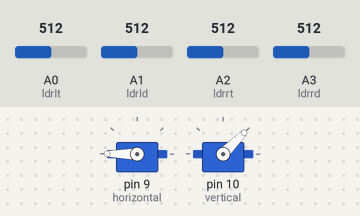
Bench run of a sketch on a simulated Arduino Uno, built with avr-gcc and run on an emulated ATmega328P. On the bench: 2 × servo. The test bench sets the inputs (shaded band); at power-on: A0 (ldrlt) = 512, A1 (ldrld) = 512, A2 (ldrrt) = 512, A3 (ldrrd) = 512.

Above: at 2.2 s.
2.3 s: A0 (ldrlt) set to 684
3.8 s: A0 (ldrlt) set to 709
At 3.96 s:
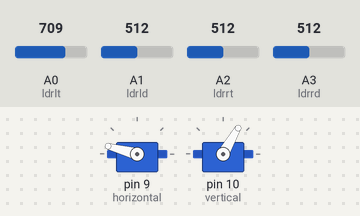
At 6.5 s:
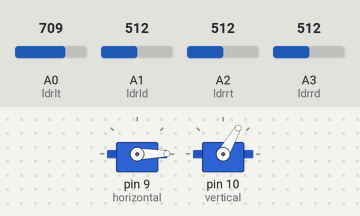
6.8 s: A1 (ldrld) set to 144
8.3 s: A1 (ldrld) set to 125
At 10.0 s:
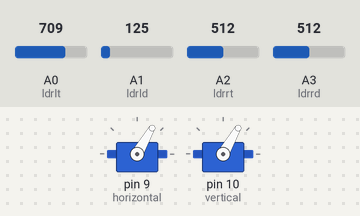
10.4 s: A1 (ldrld) set to 484
11.9 s: A1 (ldrld) set to 511
At 12.05 s:
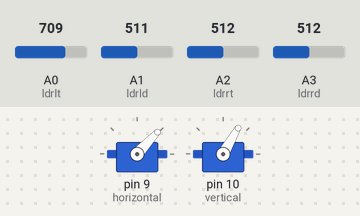
Timing chart, 0 to 14.9 s (numbered marks = the images above; inputs shaded):
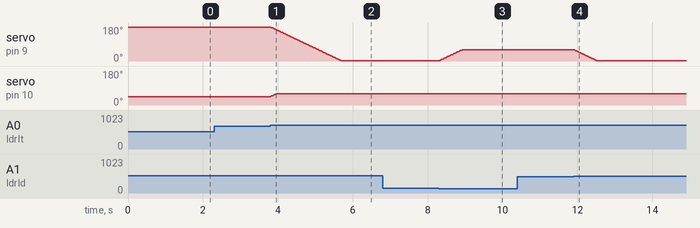

Measured:
- the behaviour switches between 693 and 694 on A0 (ldrlt) (found by bisection; images 0 and 1)
- the behaviour switches between 135 and 134 on A1 (ldrld) (found by bisection; images 2 and 3)
- the behaviour switches between 496 and 497 on A1 (ldrld) (found by bisection; images 3 and 4)
- after the input at 2.3 s, every drawn part: stays the same
- after the input at 3.8 s, servo on pin 9 (horizontal): moves from 180° to 1° over 1.9 s, starting at once; servo on pin 10 (vertical): 45° → 60° at once
- after the input at 6.8 s, every drawn part: stays the same
- after the input at 8.3 s, servo on pin 9 (horizontal): moves from 1° to 60° over 0.61 s, starting at once
- after the input at 10.4 s, every drawn part: stays the same
- after the input at 11.9 s, servo on pin 9 (horizontal): moves from 60° to 1° over 0.61 s, starting at once

The sketch:

finalcode.ino
```cpp
#include<Servo.h>
Servo horizontal;//config for horizontal servo
int servoh=180;
int servoLimitHigh = 175;//when signal is high
int servoLimitLow =5;//when signal is low
// 65 degrees MAX

Servo vertical; //config for vertical servo
int servov =45;
int servovLimitHigh = 60;//when signal is high
int servovLimitLow =1;//when signal is low

//LDR pin connections
//name = analogpin;
int ldrlt = A0;//LDR top left - bottom left <---BDG
int ldrld = A1;//LDR down left - top left
int ldrrt = A2;//LDR top right - bottom right
int ldrrd = A3;//LDR down right - top right

void setup(){
horizontal.attach(9);// attached the vertical and horizontal servo motors
vertical.attach(10);
horizontal.write(180);//set the servo rotation
vertical.write(45);
delay(1000);
}

void loop(){
int lt = analogRead(ldrlt); //to read the value from the LDR top left
int rt = analogRead(ldrrt); //top right
int ld = analogRead(ldrld); //down left
int rd = analogRead(ldrrd); //down right
int dtime = 10;int tol =90; //dtime-diffrence time,tol-toleransi
int avt = (lt + rt) / 2; // avg value top
int avd = (ld + rd) / 2; //down
int avl = (lt + ld) / 2; //left
int avr = (rt + rd) / 2; //right
int dvert = avt - avd; // check the diff of up and down
int dhoriz = avl -avr;// check the diff of left and right

if (-1*tol > dvert || dvert > tol)
{
if (avt > avd)
{
servov = ++servov;
if (servov > servovLimitHigh)
   {servov = servovLimitHigh;}
}
else if (avt < avd)
{servov= --servov;
if (servov < servovLimitLow)
{ servov = servovLimitLow;}
}
vertical.write(servov); // TO LOOP the PRoGram and to cal the avg value of resp LDR
}
if (-1*tol > dhoriz || dhoriz > tol) // check id the diff is in the tolerance else channge horizontal angle
{
if(avl > avr)
{
servoh = --servoh;
if (servoh < servovLimitLow)
{
servoh = servovLimitLow;
}
}
else if (avl < avr)
{
servoh = ++servoh;
if(servoh > servovLimitHigh)
{
servoh = servovLimitHigh;
}
}
else if (avl = avr)
{
delay(1000);
}
horizontal.write(servoh);
}
delay(dtime);
}
```
